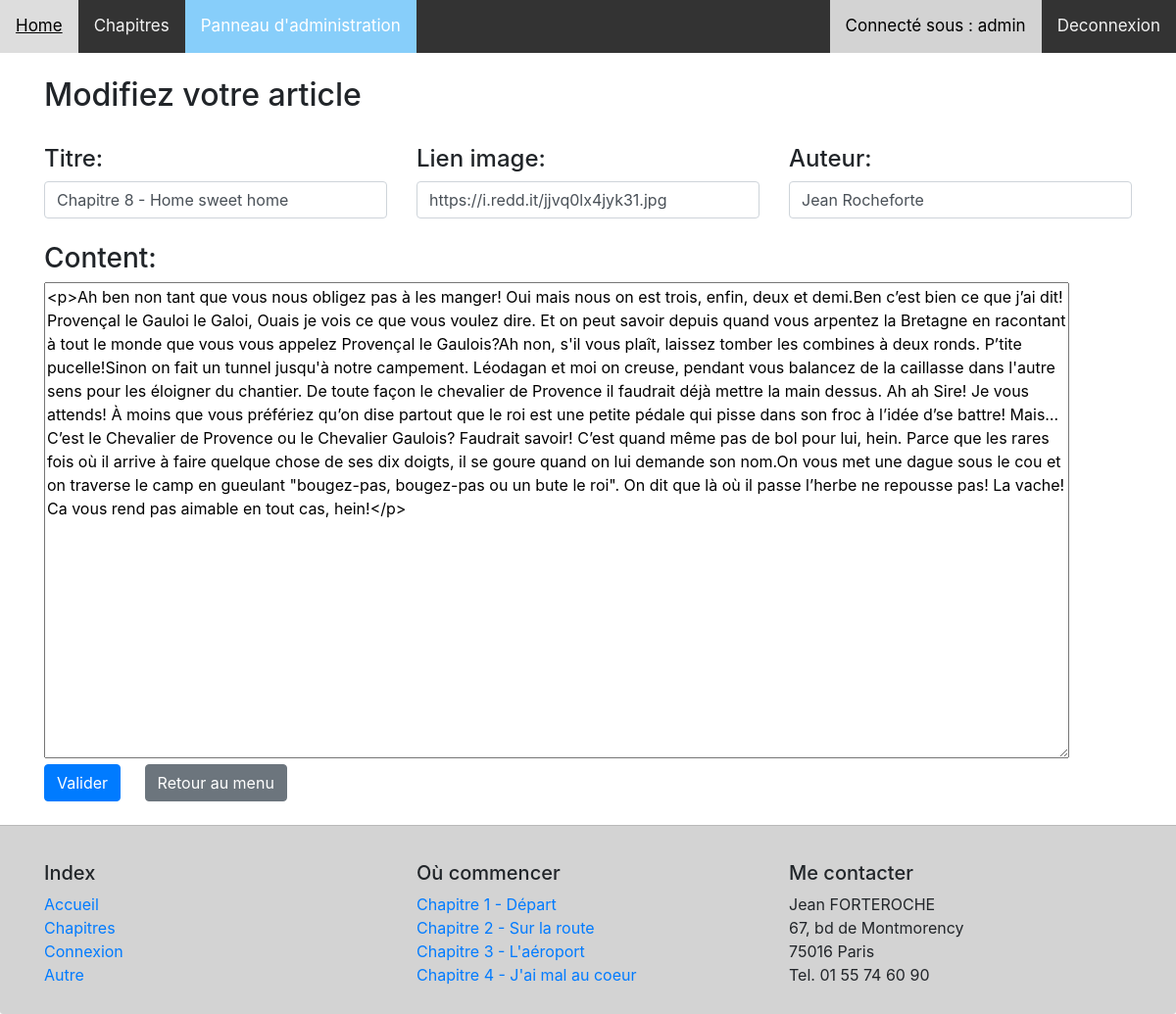
The app's page /index.php?action=articleModificationForm&id=11 (signed in) with its own data.
### tables this page shows
CREATE TABLE IF NOT EXISTS `article` (
  `id` int(11) NOT NULL AUTO_INCREMENT,
  `title` varchar(255) NOT NULL,
  `date` datetime NOT NULL DEFAULT CURRENT_TIMESTAMP,
  `author` varchar(255) NOT NULL,
  `content` text NOT NULL,
  `image` varchar(255) NOT NULL,
  PRIMARY KEY (`id`)
);

### Framework/View.php (called while the page is built, shortened)
<?php
class View
{
    public static function render(string $path, array $parameters = []): string
    {
        extract($parameters);
        require "View/" . $path . "View.php";
        return ob_get_clean();
    }
}

### Controller/ArticleController.php (called while the page is built, shortened)
<?php
class ArticleController extends Controller
{
    private $articleManager;
    public function __construct()
    {
        $this->articleManager = new ArticleManager();
    }
    function showModify($id)
    {
        try {
            $article = $this->articleManager->getArticle($id);
        } catch (Exception $e) {
            throw new NotFoundException(' L\'identifiant d\'article est invalide');
        }
        $this->render("modifyArticle", ['article' => $article, 'id' => $id]);
    }
}

### Model/ArticleManager.php (called while the page is built, shortened)
<?php
class ArticleManager extends Manager
{
    public function getArticle($id): Article
    {
        $db = $this->dbConnect();
        $req = $db->prepare('SELECT id, title, date, author, content, image FROM article WHERE id = :id');
        $req->execute(array('id' => $id));
        $article = $req->fetchObject(Article::class);
        return $article;
    }
}

### Framework/Autoloader.php (called while the page is built, shortened)
<?php
class Autoloader
{
    static public function run()
    {
        spl_autoload_register(function ($class) {
            if (preg_match("#^App\\\\#", $class)) {
                $file = str_replace('App\\', '', $class);
                $file = str_replace('\\', '/', $file);
                $file .= ".php";
            }
        });
    }
}

### Model/Article.php (called while the page is built, shortened)
<?php
class Article
{
    private $title = null;
    private $author = null;
    private $content = null;
    private $image = null;
    public function getTitle()
    {
        return $this->title;
    }
    public function getAuthor()
    {
        return $this->author;
    }
    public function getArticleContent()
    {
        return $this->content;
    }
    public function getImage()
    {
        return $this->image;
    }
}

### View/modifyArticleView.php (the view, shortened to what this page needs)
    <div class="container">
    <br/><h2>Modifiez votre article</h2>
    <br/><form action="index.php?action=modifyArticle&amp;id=<?= $id ?>" method="post">
        <div class="row">
            <div class="col-md-4">
                <h4>Titre:</h4>
                <input type="text" class="form-control" name="title" value="<?= $article->getTitle() ?>">
            </div>
            <div class="col-md-4">
                <h4>Lien image:</h4>
                <input type="text" class="form-control" name="linked_image" value="<?= $article->getImage() ?>">
            </div>
            <div class="col-md-4">
                <h4>Auteur:</h4>
                <input type="text" class="form-control" name="author" value="<?= $article->getAuthor() ?>">
            </div>
        </div><br/>
        <h3>Content:</h3>
        <textarea class="editor" rows="20" cols="100" name="content"><?= $article->getArticleContent() ?></textarea>
            <br/><input type="submit" value="Valider" class="btn btn-primary">
            <a role="button" class="btn btn-secondary"  href="index.php?action=adminPanel" style="margin-left: 20px;">Retour au menu</a>
    </form>
    </div>
<?php
require('View/header.php');

### records on screen
article: title "Chapitre 8 - Home sweet home", linked_image "https://i.redd.it/jjvq0lx4jyk31.jpg", author "Jean Rocheforte", content "<p>Ah ben non tant que vous nous obligez pas à les manger! Oui mais nous on est trois, enfin, deux et demi.Ben c’est bien ce que j’ai dit! Provençal le Gauloi le Galoi, Ouais je vois ce que vous voulez dire. Et on peut savoir depuis quand vous arpentez la Bretagne en racontant à tout le monde que vous vous appelez Provençal le Gaulois?Ah non, s'il vous plaît, laissez tomber les combines à deux ronds. P’tite pucelle!Sinon on fait un tunnel jusqu'à notre campement. Léodagan et moi on creuse, pendant vous balancez de la caillasse dans l'autre sens pour les éloigner du chantier. De toute façon le chevalier de Provence il faudrait déjà mettre la main dessus. Ah ah Sire! Je vous attends! À moins…"

### other values on screen
$_SESSION['isConnected'] "admin"
